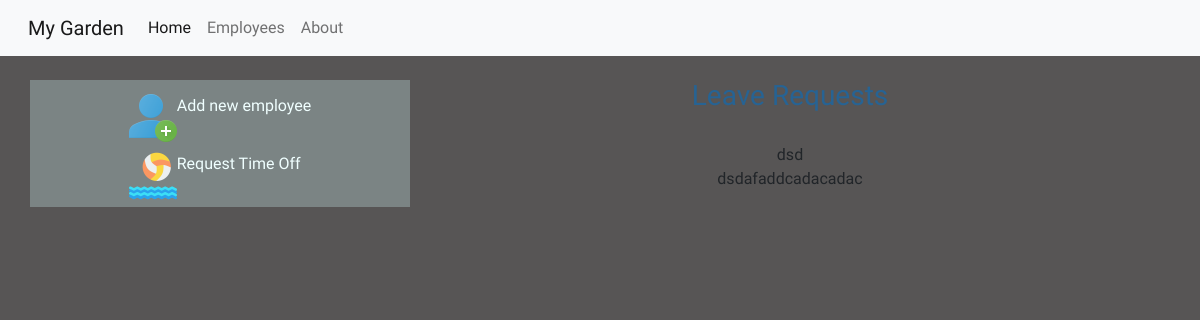
The page /employee/employee_registration on the database as committed earlier.
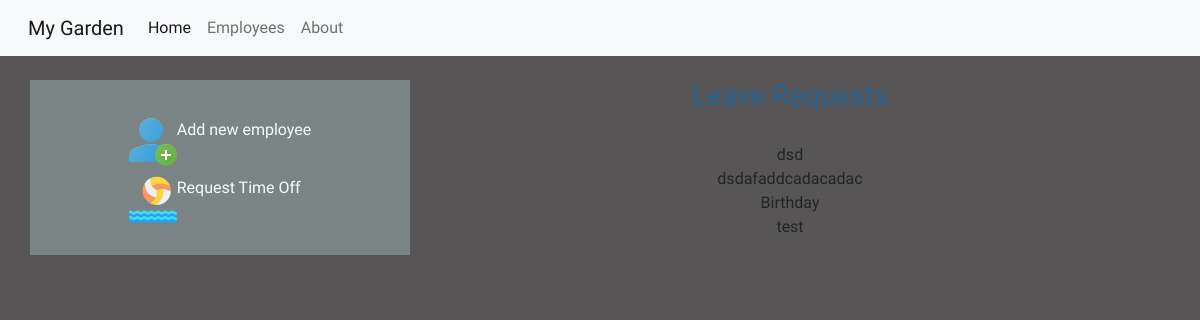
The same page on the database as committed later.
### employee/models.py (models this page shows, shortened)
class leaveDate(models.Model):
    start_date = models.DateField(null=True)
    end_date = models.DateField(null=True)
    comments = models.TextField()

### employee/views.py (the view)
# urls.py: path('employee_registration', views.employee_registration),
def employee_registration(request):
    requests = leaveDate.objects.all()
    return render(request, "employee_registration.html", {'requests': requests})

### templates/employee_registration.html (shortened to what this page needs)
{% extends "home.html" %}
{% load static %}
{% block content %}
<div>
    <h3 id="leave-request-title" align="center">Leave Requests</h3>
</div>
<div id="leave-list-container" align="center">
    <ul id="leave-list">
    {%  for r in requests %}
        <li>{{r.comments}}</a></li>
    {%  endfor    %}
    </ul>
</div>
{% endblock %}

Rows that differ between the two databases and show on the page:
added leaveDate: comments "Birthday"
added leaveDate: comments "test"
